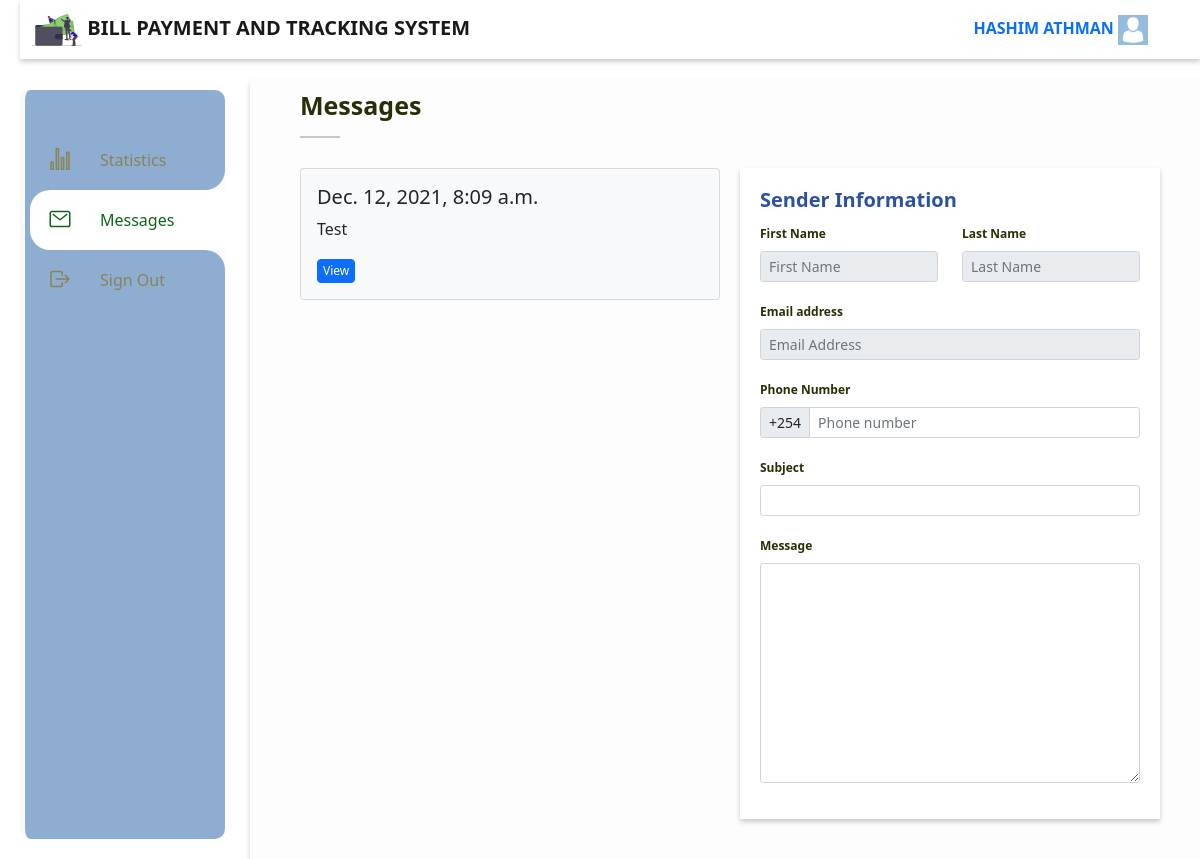
The page /accounts/admin_messages (signed in) on the database its author committed.
### accounts/models.py (models this page shows, shortened)
class User(AbstractBaseUser, PermissionsMixin):
	email 			= models.EmailField(_("email address"), unique=True)
	first_name 		= models.CharField(max_length=100, null=True)
	last_name 		= models.CharField(max_length=100, null=True)
	start_date 		= models.DateTimeField(default=timezone.now)
	is_active 		= models.BooleanField(default=True)
	is_staff 		= models.BooleanField(default=False)
	avatar			= models.ImageField(blank=True, null=True)
	phone_number 	= models.BigIntegerField(blank=True, null=True)
	objects 	= CustomAccountManager()
	USERNAME_FIELD = "email"

class Message(models.Model):
	created_date = models.DateTimeField(auto_now_add=True, blank=True, null=True)
	modified_date = models.DateTimeField(auto_now=True, blank=True, null=True)
	user 	= models.ForeignKey(User, on_delete=models.CASCADE)
	subject	= models.CharField(max_length=200, null=True)
	message = models.TextField()
	read 	= models.BooleanField(default=False)

### accounts/views.py (the view)
# urls.py: path('admin_messages', admin_messages, name="admin_messages"),
@login_required
def admin_messages(request):
	template_name = "./admin_messages.html"
	messages = Message.objects.all().order_by("-pk")
	message_id = request.GET.get("message_id")
	message = None
	if message_id:
		message = messages.get(pk=int(message_id))
		message.read = True
		message.save()
	if request.user.is_superuser:
		context = {
			"nbar": "messages",
			"messages": messages,
			"message": message,
		}
		return render(request, template_name, context)
	else:
		redirect("main:index")

### accounts/templates/admin_messages.html (shortened to what this page needs)
{% extends "admin_base.html" %}
{% load static %}
{% block custom_css %}
	<link rel="stylesheet" type="text/css" href="{% static 'css/profile.css' %}">
{% endblock %}
{% block content %}
	<div class="" style="margin-bottom: 30px">
		<h3 style="font-size: 25px; color: #272f07">Messages</h3>
		<hr style="width: 40px; height: 2px">
	</div>
	<div class="profile-main">
		<div class="info-section">
			{% for message in messages %}
				{% if message.read %}
					<div class="card w-80 bg-light">
					  <div class="card-body">
					    <h5 class="card-title">{{message.created_date}}</h5>
					    <p class="card-text">{{message.subject}}</p>
					    <form method="get" action="">
					    	<button type="submit" class="btn btn-primary">View</button>
					    </form>
					  </div>
					</div>
				{% endif %}
			{% endfor %}
		</div>
		<div class="update-section">
			<div class="form">
				<h3>Sender Information</h3>
					<div class="row">
						<div class="col-lg-6">
							<div class="mb-3">
								 <label for="exampleFormControlInput1" class="form-label">First Name</label>
							  <input class="form-control form-control-sm" type="text" placeholder="First Name" aria-label=".form-control-sm example" name="first_name" value="{{message.user.first_name}}" readonly="">
							</div>
						</div>
						<div class="col-lg-6">
							<div class="mb-3">
								 <label for="exampleFormControlInput1" class="form-label">Last Name</label>
							  <input class="form-control form-control-sm" type="text" placeholder="Last Name" aria-label=".form-control-sm example" name="last_name" value="{{message.user.last_name}}" readonly="">
							</div>
						</div>
					</div>
					<div class="mb-3">
						 <label for="exampleFormControlInput1" class="form-label">Email address</label>
					  <input class="form-control form-control-sm" type="email" placeholder="Email Address" aria-label=".form-control-sm example" name="email" value="{{message.user.email}}" readonly="">
					</div>
					 <label for="exampleFormControlInput1" class="form-label">Phone Number</label>
					<div class="input-group input-group-sm mb-3">
						<span class="input-group-text" id="inputGroup-sizing-sm">+254</span>
						<input type="number" class="form-control" aria-label="Sizing example input"
						placeholder="Phone number"
						aria-describedby="inputGroup-sizing-sm" name="phone_number" value="{{message.user.phone_number}}">
					</div>
					<div class="mb-3">
						 <label for="exampleFormControlInput1" class="form-label">Subject</label>
					  <input class="form-control form-control-sm" type="text" aria-label=".form-control-sm example" name="email" value="{{message.subject}}">
					</div>
					<div class="mb-3">
						 <label for="exampleFormControlInput1" class="form-label">Message</label>
					  <textarea rows="10" class="form-control form-control-sm" type="text" aria-label=".form-control-sm example">{{message.message}}</textarea>
					</div>
			</div>
		</div>
	</div>
{% endblock %}

### accounts/templates/admin_base.html (shortened to what this page needs)
<!DOCTYPE html>
{% load static %}
<html lang="en">
<head>
	<link href="https://cdn.jsdelivr.net/npm/bootstrap@5.0.2/dist/css/bootstrap.min.css" rel="stylesheet">
	<link rel="stylesheet" href="https://cdnjs.cloudflare.com/ajax/libs/font-awesome/4.7.0/css/font-awesome.min.css">
	<link rel="stylesheet" href="https://cdnjs.cloudflare.com/ajax/libs/bxslider/4.2.15/jquery.bxslider.min.css">
	<link rel="stylesheet" href="https://cdn.jsdelivr.net/npm/responsive-tabs@1.6.3/css/responsive-tabs.css">
	<link rel="stylesheet" href="https://cdnjs.cloudflare.com/ajax/libs/animate.css/3.7.2/animate.min.css">
	<link rel="stylesheet" href="{% static 'css/owl.carousel.min.css' %}">
    <link rel="stylesheet" href="{% static 'css/owl.theme.default.min.css' %}">
	<link rel="stylesheet" type="text/css" href="{% static 'css/base.css' %}">
	{% block custom_css%}
	{% endblock %}
</head>
<body>
	<div class="container-fluid">
		<nav class="navbar navbar-light fixed-top" style="background: #ffffff">
		  <div class="container-fluid">
		    <a class="navbar-brand" href="#">
		      <img src="{% static 'images/reg.svg' %}" alt="" width="50" class="d-inline-block align-text-top">
		      BILL PAYMENT AND TRACKING SYSTEM
		    </a>
		    <a href="{% url 'main:profile'%}" style="text-transform: uppercase; text-decoration: none; margin-right: 40px">{{request.user.first_name}} {{request.user.last_name}} <span><img src="{% static 'images/avatar.png'%}" width="30"></span></a>
		  </div>
		</nav>
	</div>
	<div class="navigation">
		<ul>
			<li class="list {% if nbar == 'stats' %}active{% endif %}">
				<a href="{% url 'accounts:admin_index'%}">
					<span class="icon">
						<ion-icon name="stats-chart-outline"></ion-icon>
					</span>
					<span class="title">Statistics</span>
				</a>
			</li>
			<li class="list {% if nbar == 'messages' %}active{% endif %}">
				<b></b>
				<b></b>
				<a href="{% url 'accounts:admin_messages'%}">
					<span class="icon">
						<ion-icon name="mail-outline"></ion-icon>
					</span>
					<span class="title">Messages</span>
				</a>
			</li>
			<li class="list">
				<a href="{% url 'accounts:logout'%}">
					<span class="icon">
						<ion-icon name="log-out-outline"></ion-icon>
					</span>
					<span class="title">Sign Out</span>
				</a>
			</li>
		</ul>
	</div>
	<div class="container home-main">
		{% block content %}
		{% endblock %}
	</div>
</body>
</html>

### static/css/base.css (style rules this page uses)
* { margin: 0; padding: 0; box-sizing: border-box; }
body { min-height: 100vh; background: #ffffff; }
a { text-decoration: none; }
.navbar { margin-left: 20px !important; box-shadow: 0 3px 5px rgb(0 0 0 / 0.2); }
.navbar a { font-weight: bold; }
.navigation { position: fixed; top: 90px; left: 20px; bottom: 20px; width: 200px; border-radius: 10px; box-sizing: initial; border-left: 5px solid #f8f9fa; background: #8eadd0; transition: width 0.5s; overflow-x: hidden; }
.container { padding: 50px 70px; }
.navigation ul { position: absolute; top: 0; left: 0; width: 100%; padding-left: 5px; padding-top: 40px; }
.navigation ul li { position: relative; list-style: none; width: 100%; border-top-left-radius: 20px; border-bottom-left-radius: 20px; }
.navigation ul li.active { background: #ffffff; }
.navigation ul li b:nth-child(1) { position: absolute; top: -20px; height: 20px; width: 100%; background: #fafafa; display: none; }
.navigation ul li b:nth-child(1)::before { content: ""; position: absolute; top: 0; left: 0; width: 100%; height: 100%; border-bottom-right-radius: 20px; background: #8eadd0; }
.navigation ul li b:nth-child(2) { position: absolute; bottom: -20px; height: 20px; width: 100%; background: #fafafa; display: none; }
.navigation ul li b:nth-child(2)::before { content: ""; position: absolute; top: 0; left: 0; width: 100%; height: 100%; border-top-right-radius: 20px; background: #8eadd0; }
.navigation ul li.active b:nth-child(1), .navigation ul li.active b:nth-child(2) { display: block; }
.navigation ul li a { position: relative; display: block; width: 100%; display: flex; text-decoration: none; color: #888459 }
.navigation ul li.active a { color: #0e6416; }
.navigation ul li a .icon { position: relative; display: block; min-width: 60px; height: 60px; line-height: 70px; text-align: center; }
.navigation ul li a .icon ion-icon { font-size: 1.5em; }
.navigation ul li a .title { position: relative; display: block; padding-left: 10px; height: 60px; line-height: 60px; white-space: normal; }
.home-main { background: #fdfdfe; position: relative; top: 80px; margin-left: 250px; width: 80%; padding: 10px 50px; min-height: 650px; box-shadow: 0 3px 5px rgb(0 0 0 / 0.2); }
.home-main h3 { color: #2e519e; font-weight: bold; font-size: 20px; }
.btn { padding: 2px 5px !important; font-size: 12px; }

### static/css/profile.css (style rules this page uses)
.profile-main { display: flex; }
.info-section { flex: 1; width: 100%; }
.update-section { flex: 1; width: 100%; margin-left: 20px; }
.form { background: #ffffff; box-shadow: 0 3px 5px rgb(0 0 0 / 0.2); padding: 20px; margin-bottom: 30px; }
label { font-size: 12px; color: #272f07; font-weight: bold; }

### rows shown on the page
User: user.first_name "HASHIM", user.last_name "ATHMAN"
Message: created_date "Dec. 12, 2021, 8:09 a.m.", subject "Test"
